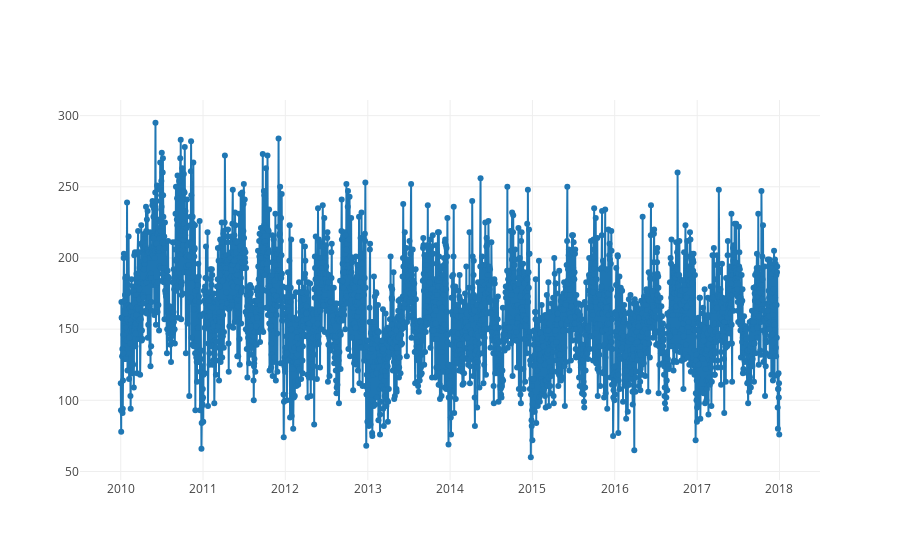

The notebook cell saved with this chart:
### Code cell
jsplot(timeseries_toplot.day, timeseries_toplot.nbr_acc)

### Figure 1 — Plotly figure (JSON) as saved in the notebook; plotly's stock layout.template omitted (floating-point values rounded to 4 significant figures; data arrays with more than 128 entries replaced by an {"elided": "..."} marker saying what was removed)
{"data": [{"mode": "lines+markers", "type": "scatter", "uid": "1a3dd883-9bf8-4ae8-9101-a35e00a9d240", "x": {"elided": "2922 str values"}, "y": {"elided": "2922 int values"}}], "layout": {}}
